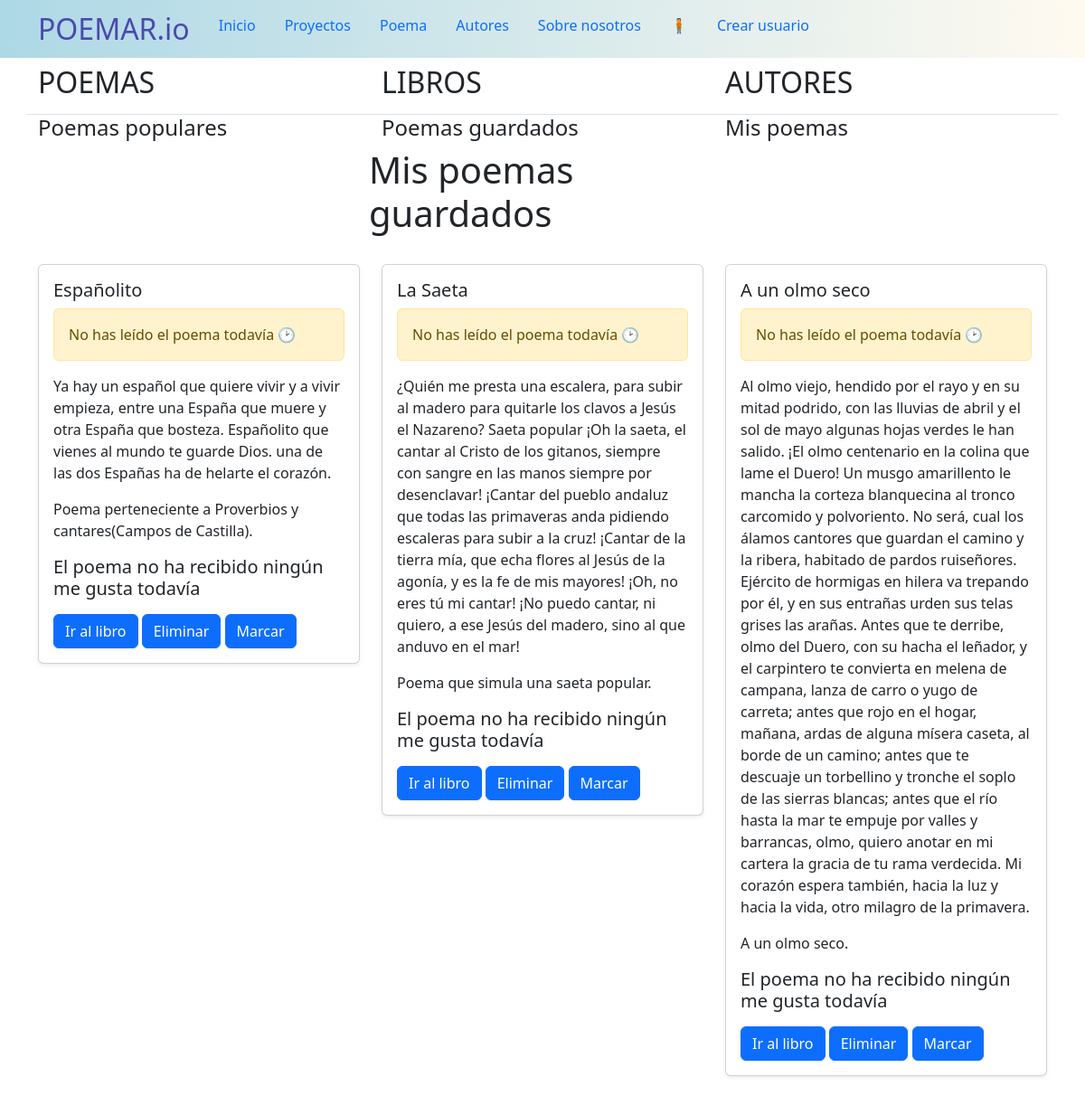
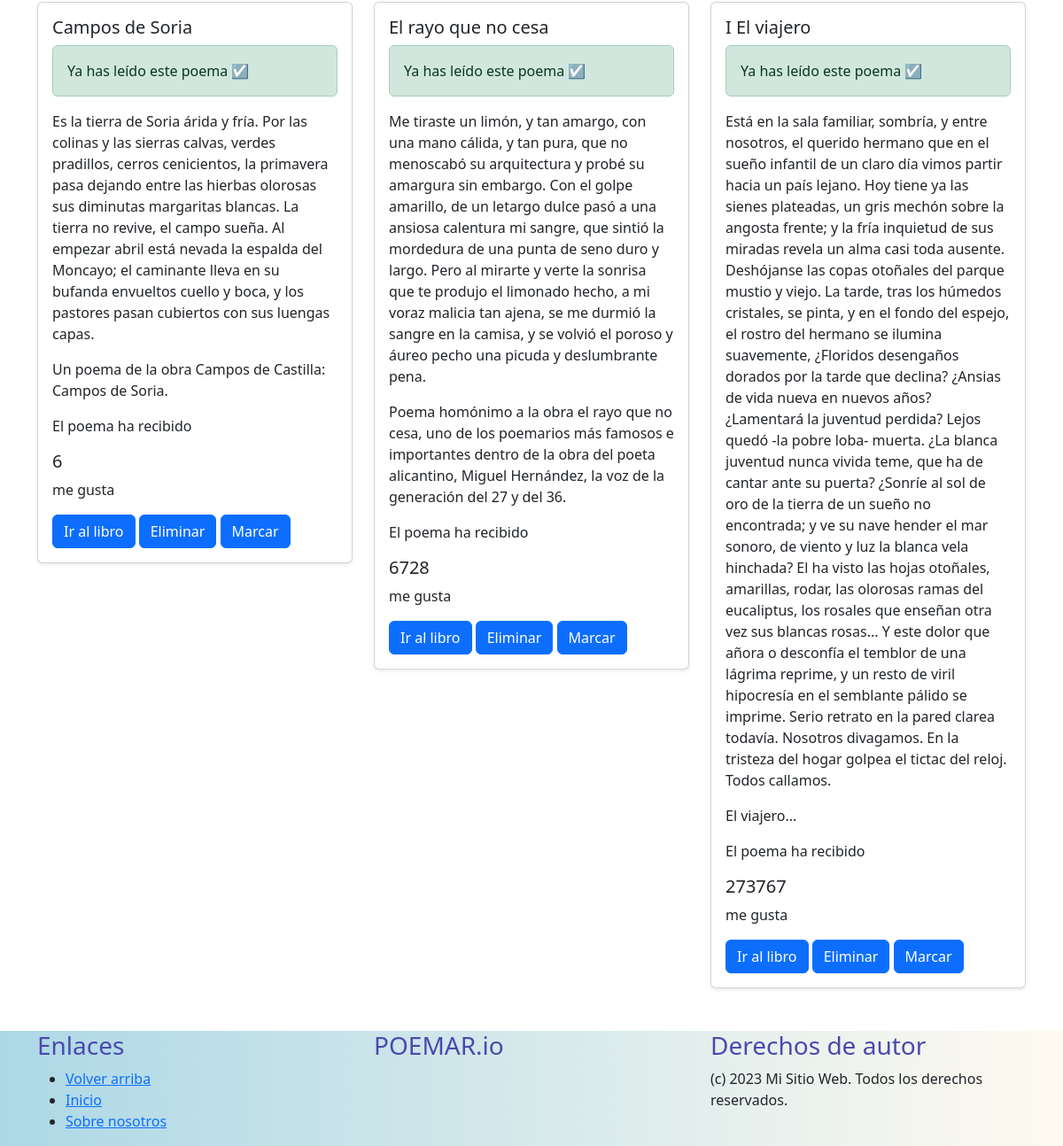
The app's page /poema_template/ with its own data (2 pictures, top to bottom).
### miaplicacion/models.py (models this page shows, shortened)
class Poema(models.Model):
    titulo = models.CharField(max_length=200)
    contenido = models.TextField()
    descripcion= models.TextField()
    proyecto= models.ForeignKey(Proyecto, on_delete=models.CASCADE)
    megusta= models.IntegerField(default=0)
    guardado=models.BooleanField(default=False)
    leido= models.BooleanField(default=False)
    autor =Autor(nombre="Desconocido")
    autor= models.ForeignKey(Autor, on_delete=models.CASCADE, default=autor.id)

### miaplicacion/views.py (the view)
# urls.py: path("poema_template/", views.poema_template, name="poemas"),
def poema_template(request):
    titulo="Mis poemas guardados"
    poemas= list(Poema.objects.values())
    return render(request, "poema.html",{
        'poemas': poemas,
        'titulo': titulo
    })

### miaplicacion/templates/poema.html (shortened to what this page needs)
{% extends "layouts/base.html" %}
{% block content %}
<div class="container">
    <div class="row  justify-content-center">
        <div class="col-4">
            <a class="nav-link active" aria-current="page" href="{% url 'poemas' %}">
                <h4>Poemas populares</h4>
            </a>
        </div>
        <div class="col-4">
            <a class="nav-link active" aria-current="page" href="{% url 'proyectos' %}">
                <h4>Poemas guardados</h4>
            </a>
        </div>
        <div class="col-4">
            <a class="nav-link active" aria-current="page" href="{% url 'autores' %}">
                <h4>Mis poemas</h4>
            </a>
        </div>
    </div>
</div>
<div class="row justify-content-center">
    <div class="col-4 mb-4">
        <h1>{{ titulo }}</h1>
    </div>
</div>
<div class="container">
    <div class="row justify-content-center" style="display: flex;">
        {% for p in poemas %}
        <div class="col-lg-4 col-md-4 col-sm-12 col-xs-12">
            <div class="card mb-4 shadow-sm">
                <div class="card-body">
                    <h5 class="card-title">{{p.titulo}}</h5>
                    {% if p.leido == False %}
                    <p class="card-text alert alert-warning" role="alert">
                        No has leído el poema todavía 🕑
                    </p>
                    {% else %}
                    <p class="card-text alert alert-success" role="alert">
                        Ya has leído este poema ☑
                    </p>
                    {% endif %}
                    <p class="card-text">{{p.contenido}}</p>
                    <p class="card-text">{{p.descripcion}}</p>
                    {% if p.megusta == 0 %}
                    <p class="card-text">
                    <h5>El poema no ha recibido ningún me gusta todavía</h5>
                    </p>
                    {% else %}
                    <p class="card-text"> El poema ha recibido
                    <h5>{{p.megusta}}</h5> me gusta</p>
                    {% endif %}
                    <a href="{% url 'poemas_libro' p.proyecto_id %}" class="btn btn-primary">Ir al libro</a>
                    <a href="{% url 'eliminar_poema_porid' p.id %}" type="button" class="btn btn-primary"
                        id="liveToastBtn">Eliminar</a>
                    <button type="button" class="btn btn-primary" id="liveToastBtn">Marcar</button>
                    <div class="position-fixed bottom-0 end-0 p-3" style="z-index: 11">
                    </div>
                </div>
            </div>
        </div>
        {% endfor %}
    </div>
</div>
{% endblock %}

### records on screen
Poema: titulo "Españolito", leido "No has leído el poema todavía 🕑", contenido "Ya hay un español que quiere vivir y a vivir empieza, entre una España que muere y otra España que bosteza. Españolito que vienes al mundo te guarde Dios. una de las dos Españas ha de helarte el corazón.", descripcion "Poema perteneciente a Proverbios y cantares(Campos de Castilla).", shows "El poema no ha recibido ningún me gusta todavía"
Poema: titulo "La Saeta", leido "No has leído el poema todavía 🕑", contenido "¿Quién me presta una escalera, para subir al madero para quitarle los clavos a Jesús el Nazareno? Saeta popular ¡Oh la saeta, el cantar al Cristo de los gitanos, siempre con sangre en las manos siempre por desenclavar! ¡Cantar del pueblo andaluz que todas las primaveras anda pidiendo escaleras para subir a la cruz! ¡Cantar de la tierra mía, que echa flores al Jesús de la agonía, y es la fe de mis mayores! ¡Oh, no eres tú mi cantar! ¡No puedo cantar, ni quiero, a ese Jesús del madero, sino al que anduvo en el mar!", descripcion "Poema que simula una saeta popular.", shows "El poema no ha recibido ningún me gusta todavía"
Poema: titulo "A un olmo seco", leido "No has leído el poema todavía 🕑", contenido "Al olmo viejo, hendido por el rayo y en su mitad podrido, con las lluvias de abril y el sol de mayo algunas hojas verdes le han salido. ¡El olmo centenario en la colina que lame el Duero! Un musgo amarillento le mancha la corteza blanquecina al tronco carcomido y polvoriento. No será, cual los álamos cantores que guardan el camino y la ribera, habitado de pardos ruiseñores. Ejército de hormigas en hilera va trepando por él, y en sus entrañas urden sus telas grises las arañas. Antes que te derribe, olmo del Duero, con su hacha el leñador, y el carpintero te convierta en melena de campana, lanza de carro o yugo de carreta; antes que rojo en el hogar, mañana, ardas de alguna mísera caseta, al…", descripcion "A un olmo seco.", shows "El poema no ha recibido ningún me gusta todavía"
Poema: titulo "Campos de Soria", leido "Ya has leído este poema ☑", contenido "Es la tierra de Soria árida y fría. Por las colinas y las sierras calvas, verdes pradillos, cerros cenicientos, la primavera pasa dejando entre las hierbas olorosas sus diminutas margaritas blancas. La tierra no revive, el campo sueña. Al empezar abril está nevada la espalda del Moncayo; el caminante lleva en su bufanda envueltos cuello y boca, y los pastores pasan cubiertos con sus luengas capas.", descripcion "Un poema de la obra Campos de Castilla: Campos de Soria.", megusta "6"
Poema: titulo "El rayo que no cesa", leido "Ya has leído este poema ☑", contenido "Me tiraste un limón, y tan amargo, con una mano cálida, y tan pura, que no menoscabó su arquitectura y probé su amargura sin embargo. Con el golpe amarillo, de un letargo dulce pasó a una ansiosa calentura mi sangre, que sintió la mordedura de una punta de seno duro y largo. Pero al mirarte y verte la sonrisa que te produjo el limonado hecho, a mi voraz malicia tan ajena, se me durmió la sangre en la camisa, y se volvió el poroso y áureo pecho una picuda y deslumbrante pena.", descripcion "Poema homónimo a la obra el rayo que no cesa, uno de los poemarios más famosos e importantes dentro de la obra del poeta alicantino, Miguel Hernández, la voz de la generación del 27 y del 36.", megusta "6728"
Poema: titulo "I El viajero", leido "Ya has leído este poema ☑", contenido "Está en la sala familiar, sombría, y entre nosotros, el querido hermano que en el sueño infantil de un claro día vimos partir hacia un país lejano. Hoy tiene ya las sienes plateadas, un gris mechón sobre la angosta frente; y la fría inquietud de sus miradas revela un alma casi toda ausente. Deshójanse las copas otoñales del parque mustio y viejo. La tarde, tras los húmedos cristales, se pinta, y en el fondo del espejo, el rostro del hermano se ilumina suavemente, ¿Floridos desengaños dorados por la tarde que declina? ¿Ansias de vida nueva en nuevos años? ¿Lamentará la juventud perdida? Lejos quedó -la pobre loba- muerta. ¿La blanca juventud nunca vivida teme, que ha de cantar ante su…", descripcion "El viajero...", megusta "273767"

### other values on screen
{{ titulo }} "Mis poemas guardados"
